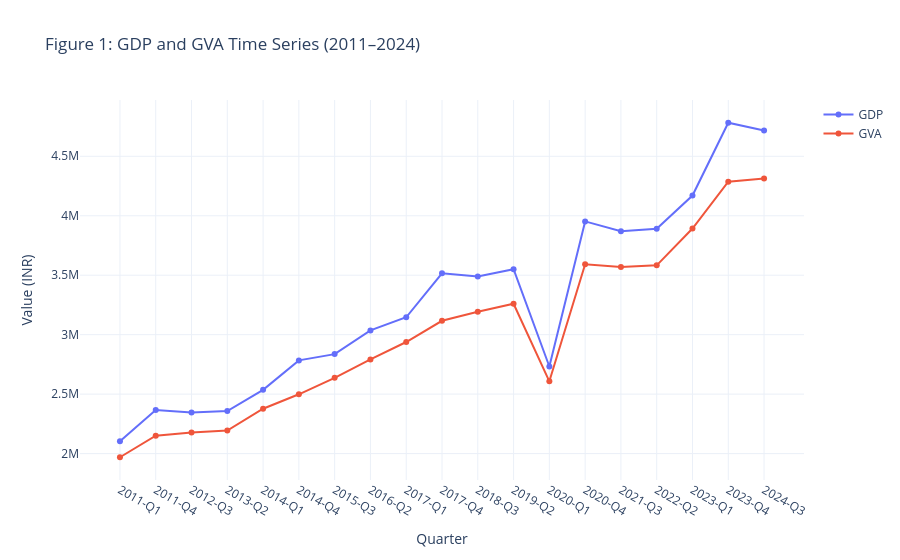
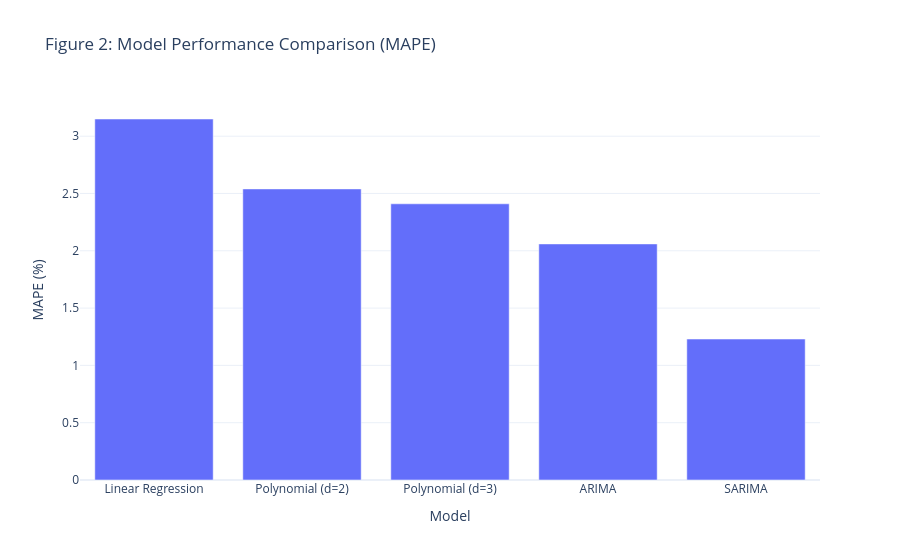
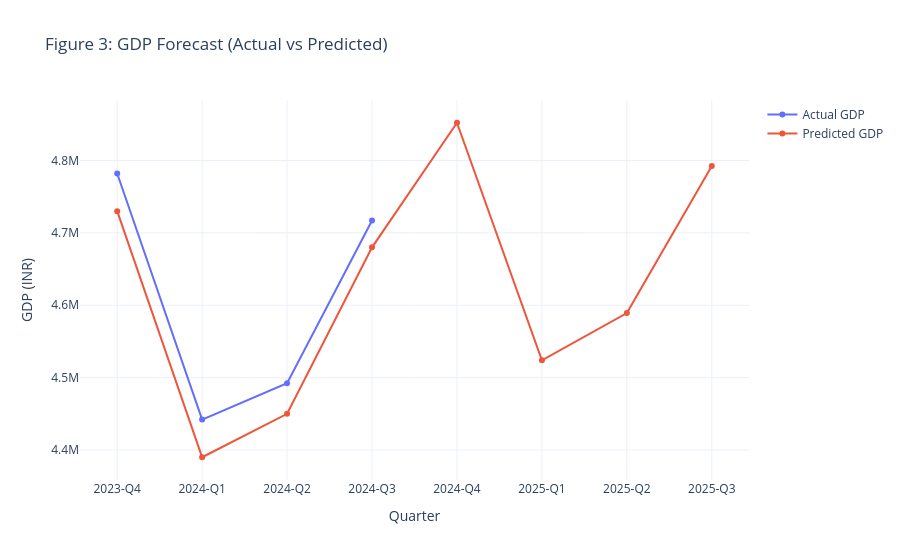
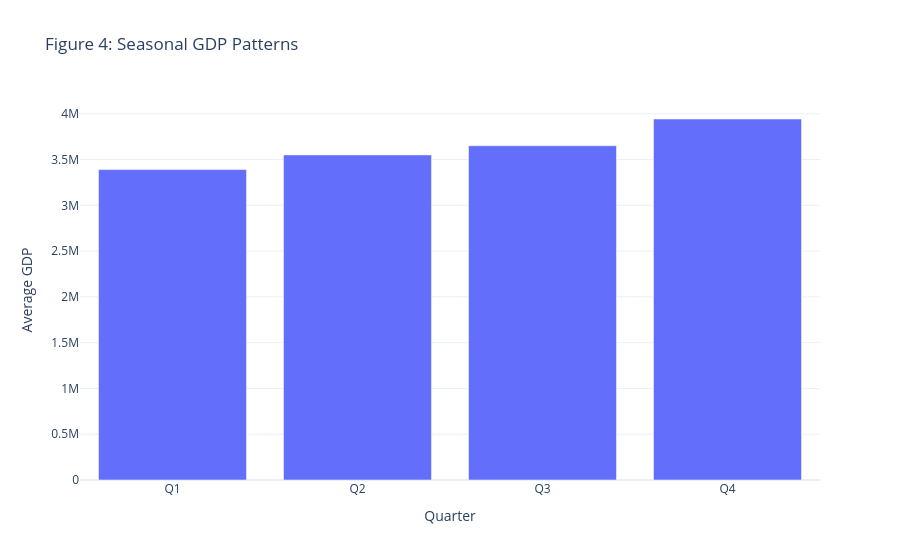

Notebook code for these charts, in order:
### Code cell
import pandas as pd
import plotly.graph_objects as go
from IPython.display import display

# ------------------------
# DATA
# ------------------------
time_series_data = [
    {'quarter': '2011-Q1', 'gdp': 2102863, 'gva': 1969132},
    {'quarter': '2011-Q4', 'gdp': 2365461, 'gva': 2150712},
    {'quarter': '2012-Q3', 'gdp': 2344767, 'gva': 2177528},
    {'quarter': '2013-Q2', 'gdp': 2357079, 'gva': 2193897},
    {'quarter': '2014-Q1', 'gdp': 2535751, 'gva': 2377154},
    {'quarter': '2014-Q4', 'gdp': 2783733, 'gva': 2498612},
    {'quarter': '2015-Q3', 'gdp': 2836387, 'gva': 2637004},
    {'quarter': '2016-Q2', 'gdp': 3035756, 'gva': 2791994},
    {'quarter': '2017-Q1', 'gdp': 3146336, 'gva': 2938107},
    {'quarter': '2017-Q4', 'gdp': 3516058, 'gva': 3116598},
    {'quarter': '2018-Q3', 'gdp': 3489761, 'gva': 3193097},
    {'quarter': '2019-Q2', 'gdp': 3549945, 'gva': 3259776},
    {'quarter': '2020-Q1', 'gdp': 2732306, 'gva': 2607752},
    {'quarter': '2020-Q4', 'gdp': 3952568, 'gva': 3592345},
    {'quarter': '2021-Q3', 'gdp': 3870108, 'gva': 3569131},
    {'quarter': '2022-Q2', 'gdp': 3891251, 'gva': 3582738},
    {'quarter': '2023-Q1', 'gdp': 4170114, 'gva': 3892452},
    {'quarter': '2023-Q4', 'gdp': 4782032, 'gva': 4285957},
    {'quarter': '2024-Q3', 'gdp': 4716992, 'gva': 4312585},
]

df_time = pd.DataFrame(time_series_data)

model_performance_data = [
    {'name': 'Linear Regression', 'mape': 3.15},
    {'name': 'Polynomial (d=2)', 'mape': 2.54},
    {'name': 'Polynomial (d=3)', 'mape': 2.41},
    {'name': 'ARIMA', 'mape': 2.06},
    {'name': 'SARIMA', 'mape': 1.23},
]
df_model = pd.DataFrame(model_performance_data)

forecast_data = [
    {'quarter': '2023-Q4', 'actual': 4782032, 'predicted': 4730000},
    {'quarter': '2024-Q1', 'actual': 4441986, 'predicted': 4390000},
    {'quarter': '2024-Q2', 'actual': 4492230, 'predicted': 4450000},
    {'quarter': '2024-Q3', 'actual': 4716992, 'predicted': 4680000},
    {'quarter': '2024-Q4', 'predicted': 4852147},
    {'quarter': '2025-Q1', 'predicted': 4523916},
    {'quarter': '2025-Q2', 'predicted': 4589244},
    {'quarter': '2025-Q3', 'predicted': 4792381},
]
df_forecast = pd.DataFrame(forecast_data)

seasonal_data = [
    {'name': 'Q1', 'avgGDP': 3390130},
    {'name': 'Q2', 'avgGDP': 3550520},
    {'name': 'Q3', 'avgGDP': 3650785},
    {'name': 'Q4', 'avgGDP': 3942647},
]
df_seasonal = pd.DataFrame(seasonal_data)

transferability_data = [
    {'model': 'Linear Regression', 'gdp': 3.15, 'gva': 3.04},
    {'model': 'Polynomial (d=2)', 'gdp': 2.54, 'gva': 2.48},
    {'model': 'ARIMA', 'gdp': 2.06, 'gva': 1.98},
    {'model': 'SARIMA', 'gdp': 1.23, 'gva': 1.19},
]
df_transfer = pd.DataFrame(transferability_data)

# ------------------------
# FIGURE 1: GDP & GVA TREND
# ------------------------
fig1 = go.Figure()
fig1.add_trace(go.Scatter(
    x=df_time['quarter'], y=df_time['gdp'],
    mode='lines+markers', name='GDP'
))
fig1.add_trace(go.Scatter(
    x=df_time['quarter'], y=df_time['gva'],
    mode='lines+markers', name='GVA'
))
fig1.update_layout(
    title="Figure 1: GDP and GVA Time Series (2011–2024)",
    xaxis_title="Quarter",
    yaxis_title="Value (INR)",
    template="plotly_white"
)
fig1.show()

# ------------------------
# FIGURE 2: MODEL PERFORMANCE
# ------------------------
fig2 = go.Figure()
fig2.add_trace(go.Bar(
    x=df_model['name'], y=df_model['mape'], name='MAPE'
))
fig2.update_layout(
    title="Figure 2: Model Performance Comparison (MAPE)",
    xaxis_title="Model",
    yaxis_title="MAPE (%)",
    template="plotly_white"
)
fig2.show()

# ------------------------
# FIGURE 3: FORECAST RESULTS
# ------------------------
fig3 = go.Figure()
fig3.add_trace(go.Scatter(
    x=df_forecast['quarter'], y=df_forecast['actual'],
    mode='lines+markers', name='Actual GDP'
))
fig3.add_trace(go.Scatter(
    x=df_forecast['quarter'], y=df_forecast['predicted'],
    mode='lines+markers', name='Predicted GDP'
))
fig3.update_layout(
    title="Figure 3: GDP Forecast (Actual vs Predicted)",
    xaxis_title="Quarter",
    yaxis_title="GDP (INR)",
    template="plotly_white"
)
fig3.show()

# ------------------------
# FIGURE 4: SEASONAL PATTERNS
# ------------------------
fig4 = go.Figure()
fig4.add_trace(go.Bar(
    x=df_seasonal['name'], y=df_seasonal['avgGDP'], name='Average GDP'
))
fig4.update_layout(
    title="Figure 4: Seasonal GDP Patterns",
    xaxis_title="Quarter",
    yaxis_title="Average GDP",
    template="plotly_white"
)
fig4.show()

# ------------------------
# FIGURE 5: MODEL TRANSFERABILITY
# ------------------------
fig5 = go.Figure()
fig5.add_trace(go.Bar(
    x=df_transfer['model'], y=df_transfer['gdp'], name='GDP MAPE'
))
fig5.add_trace(go.Bar(
    x=df_transfer['model'], y=df_transfer['gva'], name='GVA MAPE'
))
fig5.update_layout(
    title="Figure 5: Model Transferability (GDP vs GVA MAPE)",
    xaxis_title="Model",
    yaxis_title="MAPE (%)",
    barmode="group",
    template="plotly_white"
)
fig5.show()

### Figure 1 — Plotly figure (JSON) as saved in the notebook; plotly's stock layout.template omitted (floating-point values rounded to 4 significant figures)
{"data": [{"mode": "lines+markers", "name": "GDP", "type": "scatter", "x": ["2011-Q1", "2011-Q4", "2012-Q3", "2013-Q2", "2014-Q1", "2014-Q4", "2015-Q3", "2016-Q2", "2017-Q1", "2017-Q4", "2018-Q3", "2019-Q2", "2020-Q1", "2020-Q4", "2021-Q3", "2022-Q2", "2023-Q1", "2023-Q4", "2024-Q3"], "y": [2102863, 2365461, 2344767, 2357079, 2535751, 2783733, 2836387, 3035756, 3146336, 3516058, 3489761, 3549945, 2732306, 3952568, 3870108, 3891251, 4170114, 4782032, 4716992]}, {"mode": "lines+markers", "name": "GVA", "type": "scatter", "x": ["2011-Q1", "2011-Q4", "2012-Q3", "2013-Q2", "2014-Q1", "2014-Q4", "2015-Q3", "2016-Q2", "2017-Q1", "2017-Q4", "2018-Q3", "2019-Q2", "2020-Q1", "2020-Q4", "2021-Q3", "2022-Q2", "2023-Q1", "2023-Q4", "2024-Q3"], "y": [1969132, 2150712, 2177528, 2193897, 2377154, 2498612, 2637004, 2791994, 2938107, 3116598, 3193097, 3259776, 2607752, 3592345, 3569131, 3582738, 3892452, 4285957, 4312585]}], "layout": {"title": {"text": "Figure 1: GDP and GVA Time Series (2011–2024)"}, "xaxis": {"title": {"text": "Quarter"}}, "yaxis": {"title": {"text": "Value (INR)"}}}}

### Figure 2 — Plotly figure (JSON) as saved in the notebook; plotly's stock layout.template omitted (floating-point values rounded to 4 significant figures)
{"data": [{"name": "MAPE", "type": "bar", "x": ["Linear Regression", "Polynomial (d=2)", "Polynomial (d=3)", "ARIMA", "SARIMA"], "y": [3.15, 2.54, 2.41, 2.06, 1.23]}], "layout": {"title": {"text": "Figure 2: Model Performance Comparison (MAPE)"}, "xaxis": {"title": {"text": "Model"}}, "yaxis": {"title": {"text": "MAPE (%)"}}}}

### Figure 3 — Plotly figure (JSON) as saved in the notebook; plotly's stock layout.template omitted (floating-point values rounded to 4 significant figures)
{"data": [{"mode": "lines+markers", "name": "Actual GDP", "type": "scatter", "x": ["2023-Q4", "2024-Q1", "2024-Q2", "2024-Q3", "2024-Q4", "2025-Q1", "2025-Q2", "2025-Q3"], "y": [4782000.0, 4442000.0, 4492000.0, 4717000.0, NaN, NaN, NaN, NaN]}, {"mode": "lines+markers", "name": "Predicted GDP", "type": "scatter", "x": ["2023-Q4", "2024-Q1", "2024-Q2", "2024-Q3", "2024-Q4", "2025-Q1", "2025-Q2", "2025-Q3"], "y": [4730000, 4390000, 4450000, 4680000, 4852147, 4523916, 4589244, 4792381]}], "layout": {"title": {"text": "Figure 3: GDP Forecast (Actual vs Predicted)"}, "xaxis": {"title": {"text": "Quarter"}}, "yaxis": {"title": {"text": "GDP (INR)"}}}}

### Figure 4 — Plotly figure (JSON) as saved in the notebook; plotly's stock layout.template omitted (floating-point values rounded to 4 significant figures)
{"data": [{"name": "Average GDP", "type": "bar", "x": ["Q1", "Q2", "Q3", "Q4"], "y": [3390130, 3550520, 3650785, 3942647]}], "layout": {"title": {"text": "Figure 4: Seasonal GDP Patterns"}, "xaxis": {"title": {"text": "Quarter"}}, "yaxis": {"title": {"text": "Average GDP"}}}}
